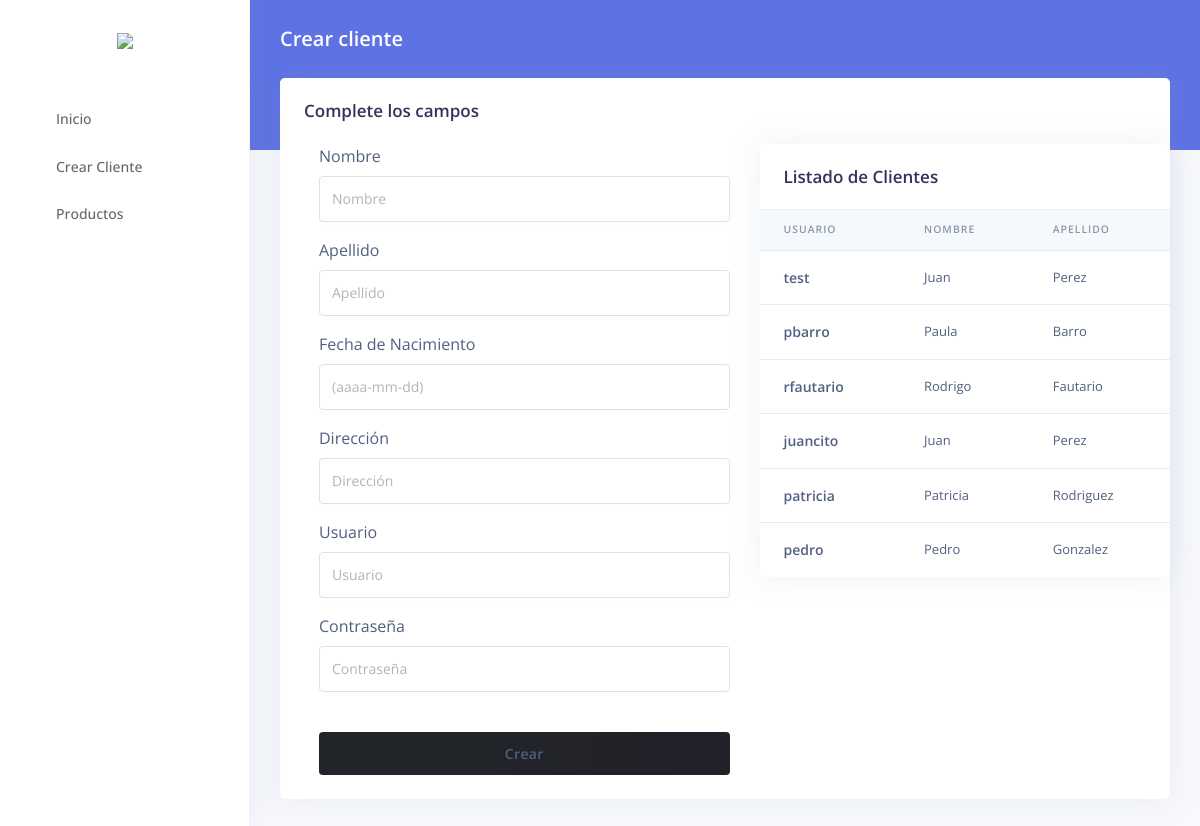
The page /apps/cliente/ on the database its author committed.
### apps/models.py (models this page shows)
class Cliente (models.Model):
    nombre = models.CharField(max_length=40)
    apellido = models.CharField(max_length=40)
    nacimiento = models.DateField()
    direccion = models.CharField(max_length=40)
    usuario = models.CharField(max_length=40)
    clave = models.CharField(max_length=40)

### apps/views.py (the view)
# urls.py: path('cliente/', views.cliente, name="cliente"),
def cliente (request):
    if request.method == "POST":
        form = ClienteFormulario(request.POST)
        if form.is_valid():
            datos_correctos = form.cleaned_data
            print("entra porque es valido ")
            nombre = datos_correctos['nombre']
            apellido = datos_correctos['apellido']
            nacimiento = datos_correctos['nacimiento']
            direccion = datos_correctos['direccion']
            usuario = datos_correctos['usuario']
            clave = datos_correctos['clave']
            cliente = Cliente(nombre = nombre,
                              apellido = apellido,
                              nacimiento = nacimiento,
                              direccion = direccion,
                              usuario = usuario,
                              clave = clave)
            cliente.save()
            msg = 'Se ha registrado el usuario satisfactoriamente!'
    else:
        form = ClienteFormulario()
        msg = ''
    clientes =  Cliente.objects.all()
    context = {'form': form, 'clientes': clientes, 'message': msg}
    return render(request, "cliente.html", context)

### apps/forms.py
class ClienteFormulario (forms.Form):
    nombre = forms.CharField(max_length=40)
    apellido = forms.CharField(max_length=40)
    nacimiento = forms.DateField()
    direccion = forms.CharField(max_length=40)
    usuario = forms.CharField(max_length=40)
    clave = forms.CharField(max_length=40)

### apps/templates/cliente.html (shortened to what this page needs)
{% extends "base.html" %}
{% load static %}
{% block header_title %}
Crear cliente
{% endblock header_title %}
{% block content %}
<div class="row">
    <div class="col">
      <div class="card">
        <div class="card-header border-0">
          <h3 class="mb-0">Complete los campos</h3>
        </div>
        <div class="row ml-4">
            <form role="form" action="{% url 'cliente' %}" method="post" class="col-md-6">
                <div class="mb-3">
                    <label for="nombre">Nombre</label>
                    <input type="text" class="form-control" id="nombre" name="nombre" placeholder="Nombre" aria-label="Nombre">
                </div>
                <div class="mb-3">
                    <label for="apellido">Apellido</label>
                    <input type="text" class="form-control" id="apellido" name="apellido" placeholder="Apellido" aria-label="Apellido">
                </div>
                <div class="mb-3">
                    <label for="nacimiento">Fecha de Nacimiento</label>
                    <input type="text" class="form-control" id="nacimiento" name="nacimiento" placeholder="(aaaa-mm-dd)" aria-label="Nacimiento">
                </div>
                <div class="mb-3">
                    <label for="direccion">Dirección</label>
                    <input type="text" class="form-control" id="direccion" name="direccion" placeholder="Dirección" aria-label="Dirección">
                </div>
                <div class="mb-3">
                    <label for="usuario">Usuario</label>
                    <input type="text" class="form-control" id="usuario" name="usuario" placeholder="Usuario" aria-label="Usuario">
                </div>
                <div class="mb-3">
                    <label for="clave">Contraseña</label>
                    <input type="password" class="form-control" id="clave" name="clave" placeholder="Contraseña" aria-label="Contraseña">
                </div>
                <div class="text-center">
                    <button type="submit" class="btn bg-gradient-dark w-100 my-4 mb-2">Crear</button>
                </div>
            </form>
            <div class="col-md-6">
                <div class="row">
                    <div class="col">
                      <div class="card">
                        <div class="card-header border-0">
                          <h3 class="mb-0">Listado de Clientes</h3>
                        </div>
                        <div class="table-responsive">
                          <table class="table align-items-center table-flush">
                            <thead class="thead-light">
                              <tr>
                                <th scope="col" class="sort" data-sort="usuario">Usuario</th>
                                <th scope="col" class="sort" data-sort="nombre">Nombre</th>
                                <th scope="col" class="sort" data-sort="apellido">Apellido</th>
                              </tr>
                            </thead>
                            <tbody class="list">
                              {% for cliente in clientes %}
                                <tr>
                                  <th scope="row">
                                    <div class="media align-items-center">
                                      <div class="media-body">
                                        <span class="name mb-0 text-sm">{{ cliente.usuario }}</span>
                                      </div>
                                    </div>
                                  </th>
                                  <td>
                                    {{ cliente.nombre }}
                                  </td>
                                  <td>
                                    {{ cliente.apellido }}
                                  </td>
                                </tr>
                              {% endfor %}
                            </tbody>
                          </table>
                        </div>
                      </div>
                    </div>
                  </div>
            </div>
        </div>
      </div>
    </div>
  </div>
{% endblock content %}

### apps/templates/base.html (shortened to what this page needs)
<!DOCTYPE html>
<html lang="en">
  {% load static %}
<head>
  <link rel="stylesheet" href="{% static 'assets/vendor/nucleo/css/nucleo.css' %}" type="text/css">
  <link rel="stylesheet" href="{% static 'assets/vendor/@fortawesome/fontawesome-free/css/all.min.css' %}" type="text/css">
  <link rel="stylesheet" href="{% static 'assets/css/argon.css' %}" type="text/css">
</head>
<body class="">
  <nav class="sidenav navbar navbar-vertical  fixed-left  navbar-expand-xs navbar-light bg-white" id="sidenav-main">
    <div class="scrollbar-inner">
      <div class="sidenav-header  align-items-center">
        <a class="navbar-brand" href="/">
          <img src="{% static 'assets/img/logo-inicio.jpg' %}" class="navbar-brand-img">
        </a>
      </div>
      <div class="navbar-inner">
        <div class="collapse navbar-collapse" id="sidenav-collapse-main">
          <ul class="navbar-nav">
            <li class="nav-item">
              <a class="nav-link {% if 'index' in segment %} active {% endif %}" href="{% url 'index' %}">
                <i class="ni ni-tv-2 text-primary"></i>
                <span class="nav-link-text">Inicio</span>
              </a>
            </li>
            <li class="nav-item">
              <a class="nav-link {% if 'cliente' in segment %} active {% endif %}" href="{% url 'cliente' %}">
                <i class="ni ni-basket text-orange"></i>
                <span class="nav-link-text">Crear Cliente</span>
              </a>
            </li>
            <li class="nav-item">
              <a class="nav-link {% if 'productos' in segment %} active {% endif %}" href="{% url 'productos' %}">
                <i class="ni ni-cart text-primary"></i>
                <span class="nav-link-text">Productos</span>
              </a>
            </li>
          </ul>
        </div>
      </div>
    </div>
  </nav>
  <div class="main-content" id="panel">
    <div class="header bg-primary pb-6">
      <div class="container-fluid">
        <div class="header-body">
          <div class="row py-4">
            <div class="col-lg-12 col-12">
              <h6 class="h2 text-white d-inline-block mb-0">{% block header_title %}{% endblock header_title %}</h6>
            </div>
          </div>
        </div>
      </div>
    </div>
    <div class="container-fluid mt--6">
      {% block content %}{% endblock content %}
    </div>
  </div>
</body>
</html>

### rows shown on the page
Cliente: usuario "test", nombre "Juan", apellido "Perez"
Cliente: usuario "pbarro", nombre "Paula", apellido "Barro"
Cliente: usuario "rfautario", nombre "Rodrigo", apellido "Fautario"
Cliente: usuario "juancito", nombre "Juan", apellido "Perez"
Cliente: usuario "patricia", nombre "Patricia", apellido "Rodriguez"
Cliente: usuario "pedro", nombre "Pedro", apellido "Gonzalez"
